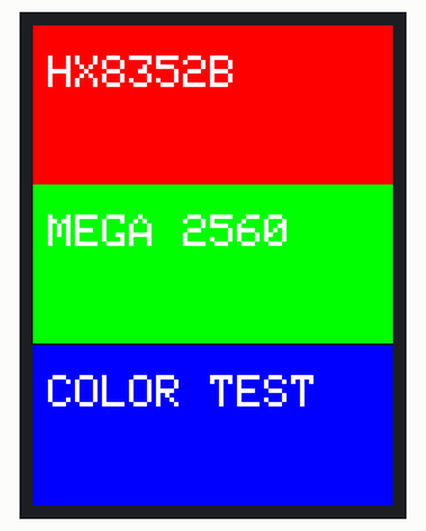
Simulated run of this sketch. Board: Arduino Mega 2560, built with avr-gcc and run on an emulated ATmega2560. On the bench: 240×320 colour display. What the sketch prints to the serial monitor is not drawn.

Above: at 1.3 s.

The sketch:

color_test.ino
```cpp
#include <MCUFRIEND_kbv.h>
MCUFRIEND_kbv tft;
void setup() {
  Serial.begin(115200);
  delay(1000);
  uint16_t id = tft.readID();
  Serial.print("Read ID: 0x"); Serial.println(id, HEX);
  Serial.println("Initializing HX8352B (0x0065), OPENSMART MEGA");
  tft.begin(0x0065);
  tft.setRotation(0);
  int w = tft.width(), h = tft.height();
  tft.fillRect(0, 0, w, h / 3, 0xF800);
  tft.fillRect(0, h / 3, w, h / 3, 0x07E0);
  tft.fillRect(0, 2 * h / 3, w, h - 2 * h / 3, 0x001F);
  tft.setTextColor(0xFFFF);
  tft.setTextSize(3);
  tft.setCursor(10, 20); tft.println("HX8352B");
  tft.setCursor(10, h / 3 + 20); tft.println("MEGA 2560");
  tft.setCursor(10, 2 * h / 3 + 20); tft.println("COLOR TEST");
  Serial.println("Color bars drawn");
}
void loop() {}
```
